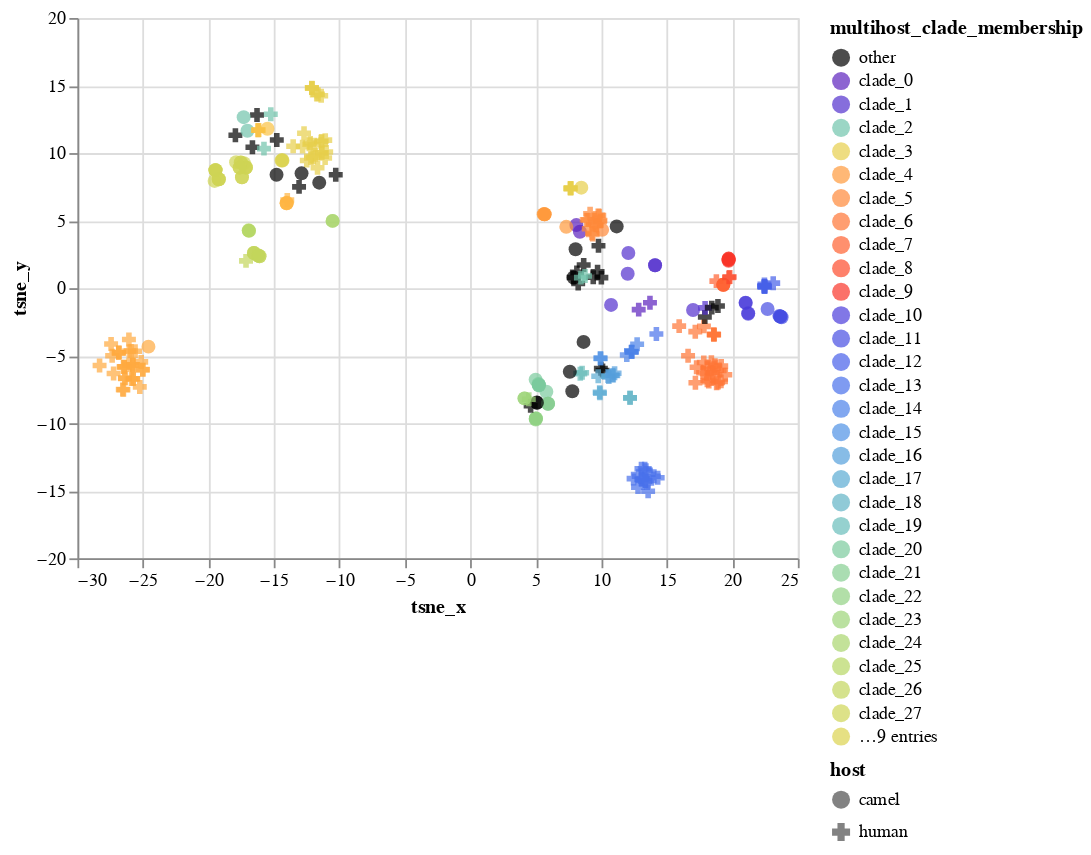

This figure's notebook cell:
### Code cell
brush = alt.selection(type='interval', resolve='global')
chart = alt.Chart(merged_tsne_df).mark_point(size=60, filled=True).encode(
    x=alt.X('tsne_x', title='tsne_x'),
    y=alt.X('tsne_y', title='tsne_y'),
    color=alt.Color("multihost_clade_membership:N", scale=alt.Scale(domain=domain, range=range_)),
    tooltip=["strain", "host","multihost_clade_membership"],
    shape=alt.Shape('host:N', scale=alt.Scale(range=["circle","cross"]))
).interactive()
chart

### Figure 1 — Vega-Lite specification as saved in the notebook (floating-point values rounded to 4 significant figures; data arrays with more than 128 entries replaced by an {"elided": "..."} marker saying what was removed)
{"config": {"view": {"continuousWidth": 400, "continuousHeight": 300}}, "data": {"name": "data-281c10a957bdc2011e253fc744956adc"}, "mark": {"type": "point", "filled": true, "size": 60}, "encoding": {"color": {"type": "nominal", "field": "multihost_clade_membership", "scale": {"domain": ["other", "clade_0", "clade_1", "clade_2", "clade_3", "clade_4", "clade_5", "clade_6", "clade_7", "clade_8", "clade_9", "clade_10", "clade_11", "clade_12", "clade_13", "clade_14", "clade_15", "clade_16", "clade_17", "clade_18", "clade_19", "clade_20", "clade_21", "clade_22", "clade_23", "clade_24", "clade_25", "clade_26", "clade_27", "clade_28", "clade_29", "clade_30", "clade_31", "clade_32", "clade_33", "clade_34", "clade_35", "clade_36"], "range": ["#000000", "#5c22be", "#5330cd", "#71c4ac", "#e7cf4b", "#ff9a3c", "#ff8939", "#ff7535", "#ff6131", "#fd4b2c", "#f93529", "#4b3ddb", "#474ee3", "#4760e9", "#4971eb", "#4b82e9", "#4f92e5", "#549fdc", "#5aabd3", "#61b4c6", "#68bdba", "#7bca9d", "#86ce91", "#91d283", "#9dd478", "#aad66d", "#b6d764", "#c3d65c", "#cfd555", "#dcd34f", "#e7cf4b", "#f9c244", "#ffb642", "#ffaa3f", "#000000", "#5c22be", "#5330cd", "#71c4ac"]}}, "shape": {"type": "nominal", "field": "host", "scale": {"range": ["circle", "cross"]}}, "tooltip": [{"type": "nominal", "field": "strain"}, {"type": "nominal", "field": "host"}, {"type": "nominal", "field": "multihost_clade_membership"}], "x": {"type": "quantitative", "field": "tsne_x", "title": "tsne_x"}, "y": {"type": "quantitative", "field": "tsne_y", "title": "tsne_y"}}, "selection": {"selector013": {"type": "interval", "bind": "scales", "encodings": ["x", "y"]}}, "$schema": "https://vega.github.io/schema/vega-lite/v4.8.1.json", "datasets": {"data-281c10a957bdc2011e253fc744956adc": {"elided": "274 records"}}}
